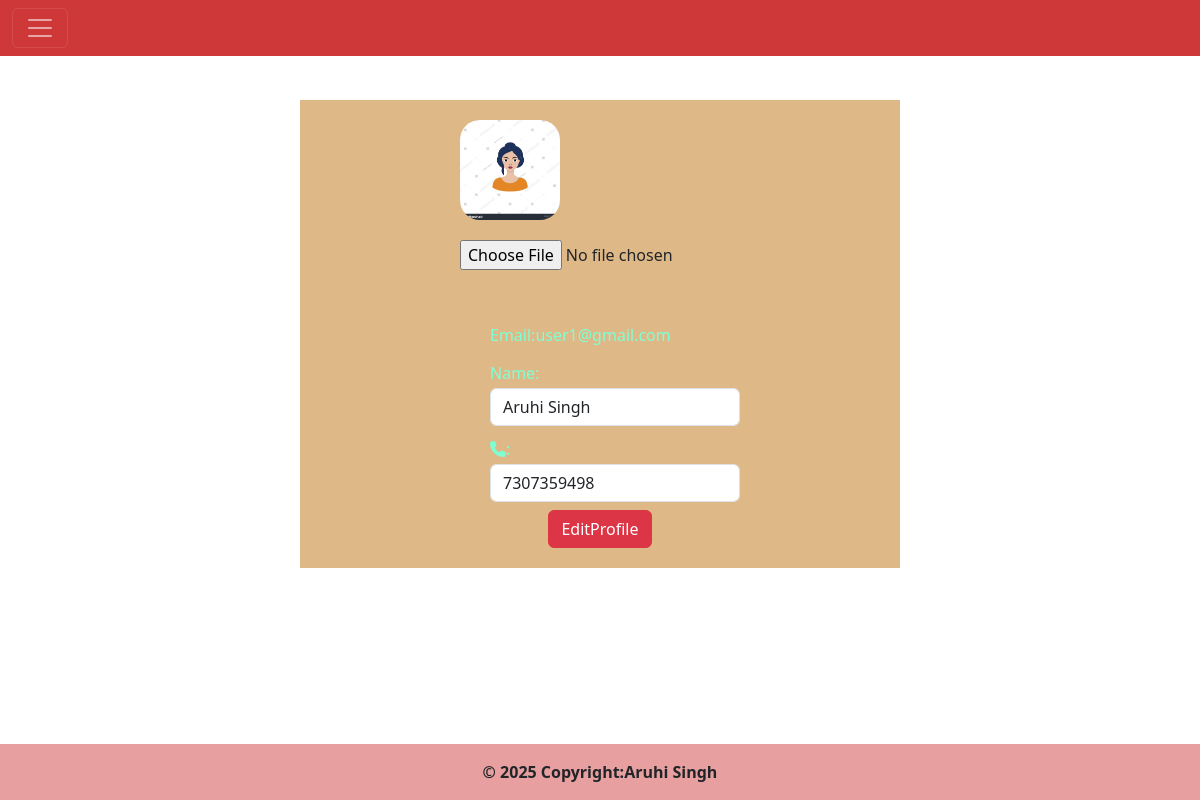
/user_edit_profile/ (signed in), run on the app's committed database.
### legal_app/models.py (models this page shows)
class User(models.Model):
    name=models.CharField(max_length=50,null=False)
    email=models.EmailField(max_length=50,null=False,primary_key=True)
    password=models.CharField(max_length=50,null=False)
    phone=models.CharField(max_length=13,null=False)
    profile_pic=models.FileField(upload_to="user_pic/",default="")
    date=models.DateField(default=timezone.now,null=False)

### legal_app/user_views.py (the view, shortened to what this page needs)
# urls.py: path('user_edit_profile/',user_views.user_edit_profile,name='user_edit_profile'),
def user_edit_profile(request):
    if request.method=="GET":
             user_email=request.session["web_key"]
             User_Obj=User.objects.get(email=user_email)
             user_dict={
                "user_key":User_Obj
                }
             return render(request,'legal_app/user/user_edit_profile.html',user_dict)

### legal_app/templates/legal_app/user/user_edit_profile.html (shortened to what this page needs)
<!DOCTYPE html>
{%load static %}
<html lang="en">
<head>
    {% include 'legal_app/common/common_css.html' %}
</head>
<body>
    <div class="main-div">
        {% include 'legal_app/user/user_header.html' %}
        <form action="/user_edit_profile/" method="post" enctype="multipart/form-data">
            <div class="flex-container">
                <div class="image-div">
                    <img src="/media/{{user_key.profile_pic}}" alt="">
                    <input type="file" name="pic">
                </div>
                <div class="profile-div">
                    <h6>Email:{{user_key.email}}</h6>
                    <h6>Name:
                        <input type="text" name="name" class="form-control" required value="{{user_key.name}}">
                    </h6>
                    <h6><i class="fas fa-phone"></i>:
                        <input type="number" name="phone" class="form-control" required value="{{user_key.phone}}">
                    </h6>
                    <div class="text-center">
                        <button class="btn btn-danger"> EditProfile</button>
                    </div>
                </div>
            </div>
        </form>
    </div>
    {% include 'legal_app/common/footer.html'%}
</body>
</html>

### legal_app/static/legaL_app/css/style.css (style rules this page uses)
body,html { min-height:100vh; display:flex; flex-direction:column; }
.main-div { flex:1; }
* { box-sizing: border-box; }

### legal_app/templates/legal_app/user/user_edit_profile.html (style rules this page uses)
.flex-container { width: 50%; height: auto; background-color: burlywood; flex-direction: column; margin: auto; margin-top: 100px; padding: 20px; }
.image-div { width: 50%; height: 200px; border-radius: 20px; margin: 0px auto; }
.image-div img { width: 100px; height: 100px; border-radius: 20px; margin: auto; margin-bottom: 20px; }
.profile-div { width: 50%; height: auto; margin: auto; }
h6 { color: aquamarine; margin-left: 30px; line-height: 30px; }

### data on the page
User: profile_pic (picture), email "user1@gmail.com", name "Aruhi Singh", phone "7307359498"
